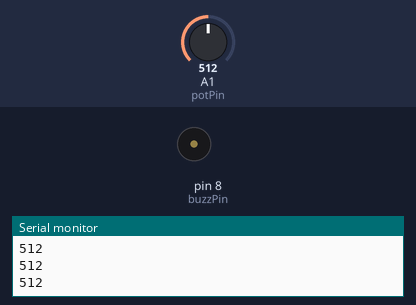
Bench run of a sketch on a simulated Arduino Uno, built with avr-gcc and run on an emulated ATmega328P. Shown: buzzer (waves = sounding, pin HIGH), the last lines printed to the serial monitor. The inputs (shaded band) are chosen by the test bench; at power-on: A1 (potPin) = 512.

Above: at 1.2 s.
1.3 s: A1 (potPin) set to 594
2.8 s: A1 (potPin) set to 613
At 4.0 s:
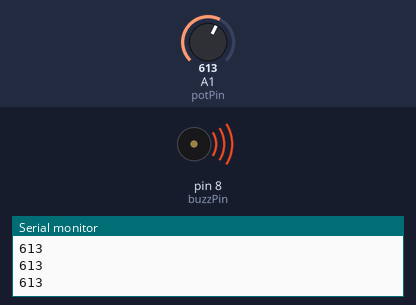
4.3 s: A1 (potPin) set to 590
At 5.2 s:
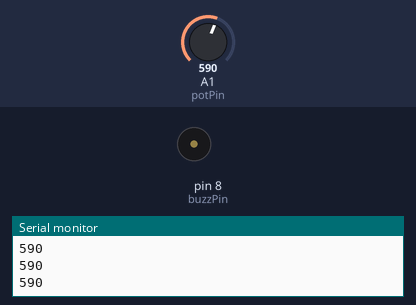
5.8 s: A1 (potPin) set to 610
At 6.4 s:
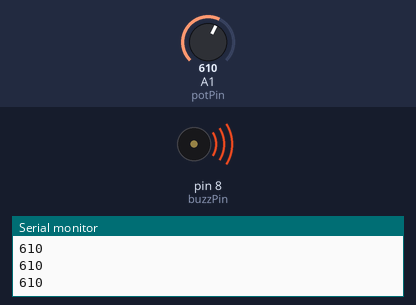
Timing chart, 0 to 8.3 s (numbered marks = the images above; inputs shaded):
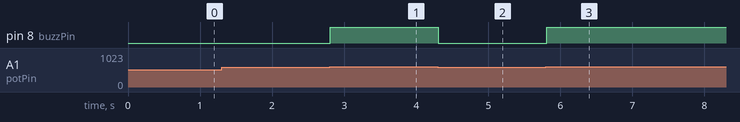

The sketch:

POTMETERbuzzer.ino
```cpp
int readVal;
int potPin = A1;
int buzzPin=8;
int dt = 2000;


void setup() {
  // put your setup code here, to run once:
pinMode(buzzPin,OUTPUT);
Serial.begin(9600);
}

void loop() {
  // put your main code here, to run repeatedly:

readVal=analogRead(potPin);
Serial.println(readVal);
if(readVal>600){
  digitalWrite(buzzPin,HIGH);
}else if(readVal<600){
  digitalWrite(buzzPin,LOW);
}
}
```

Measured:
- the behaviour switches between 600 and 601 on A1 (potPin) (found by bisection; images 0 and 1)
- after the input at 2.8 s, pin 8 (buzzPin): LOW → HIGH at once
- after the input at 4.3 s, pin 8 (buzzPin): HIGH → LOW at once
- after the input at 5.8 s, pin 8 (buzzPin): LOW → HIGH at once
